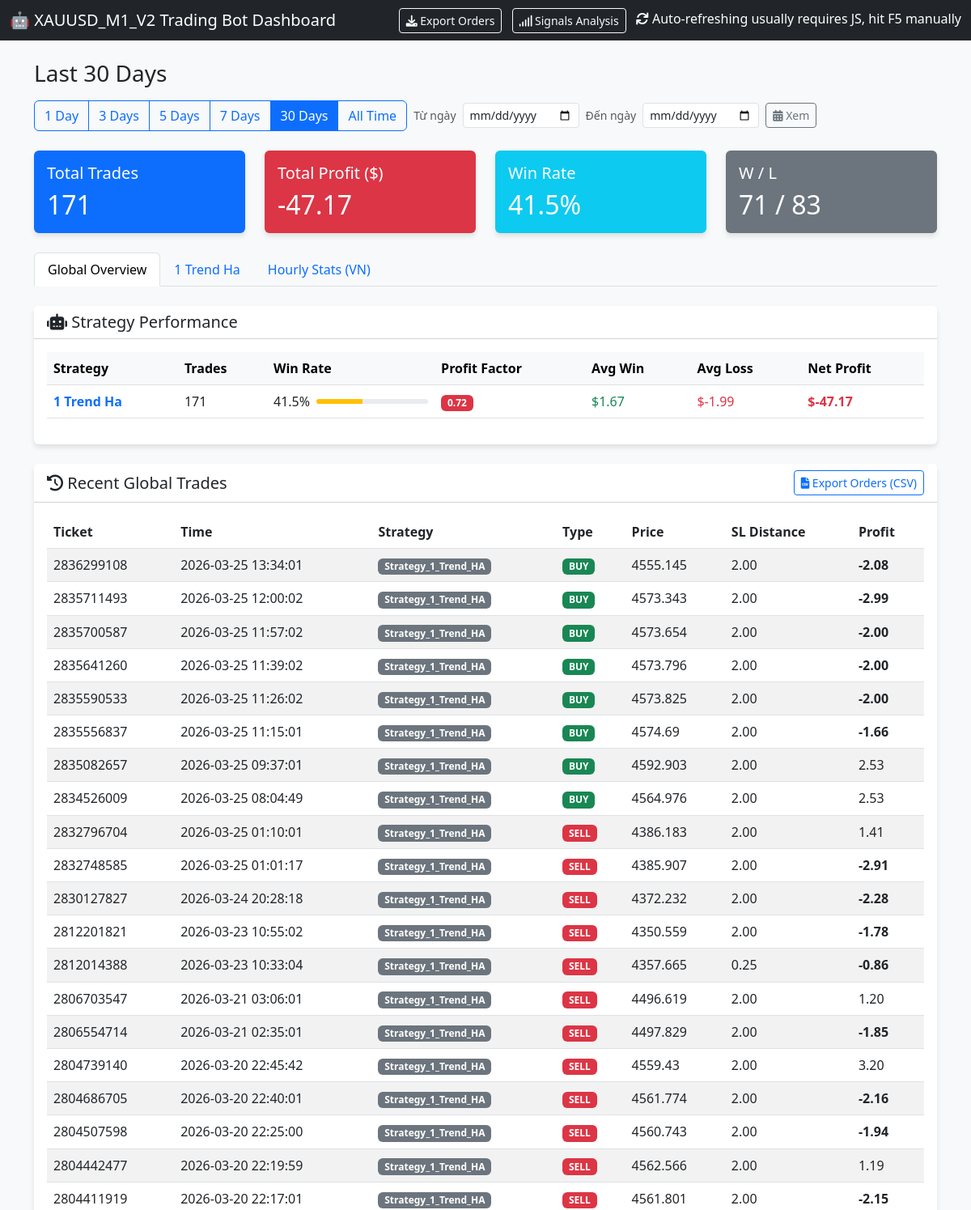
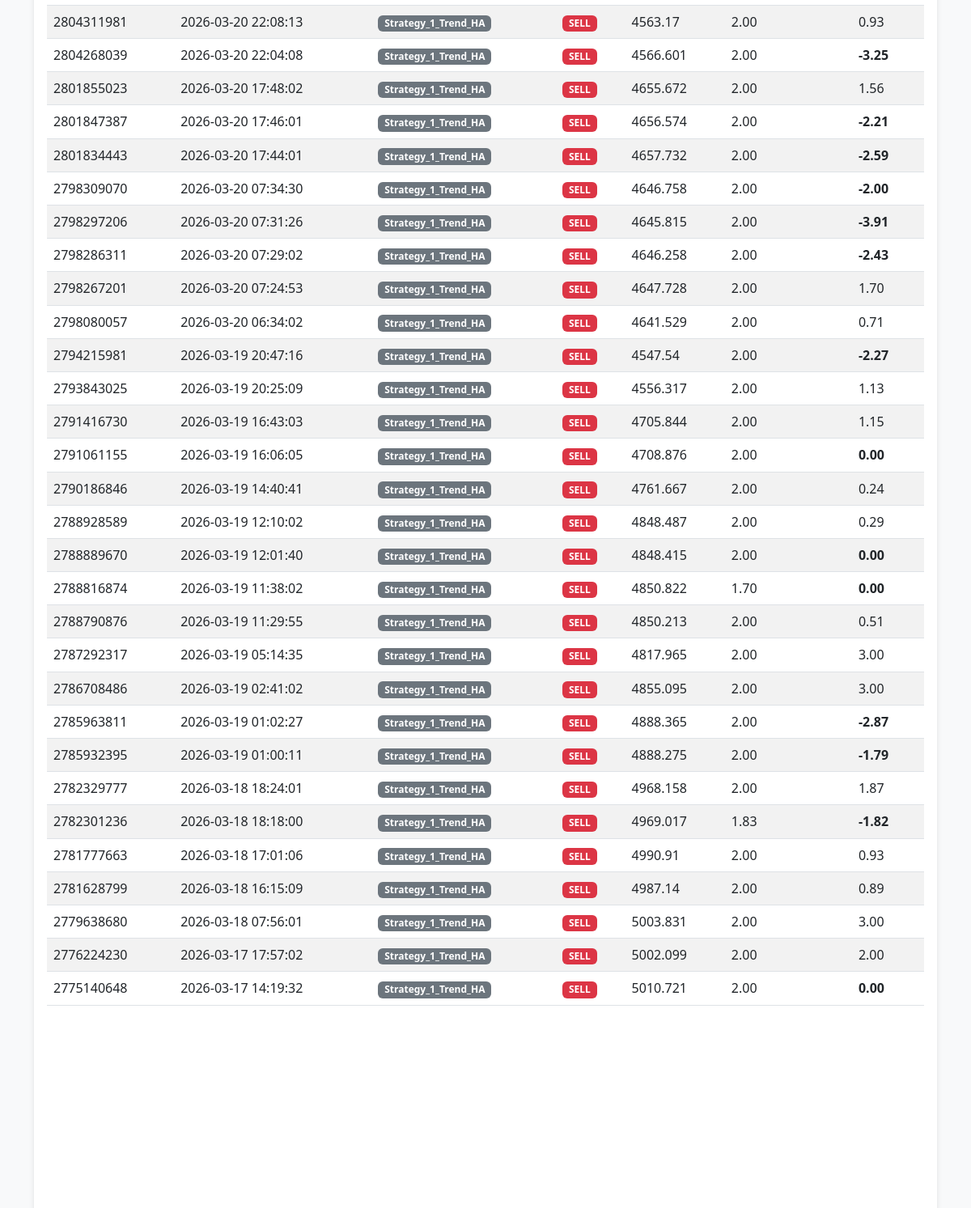
Before: / (upper part) with the older database file (2 pictures, top to bottom).
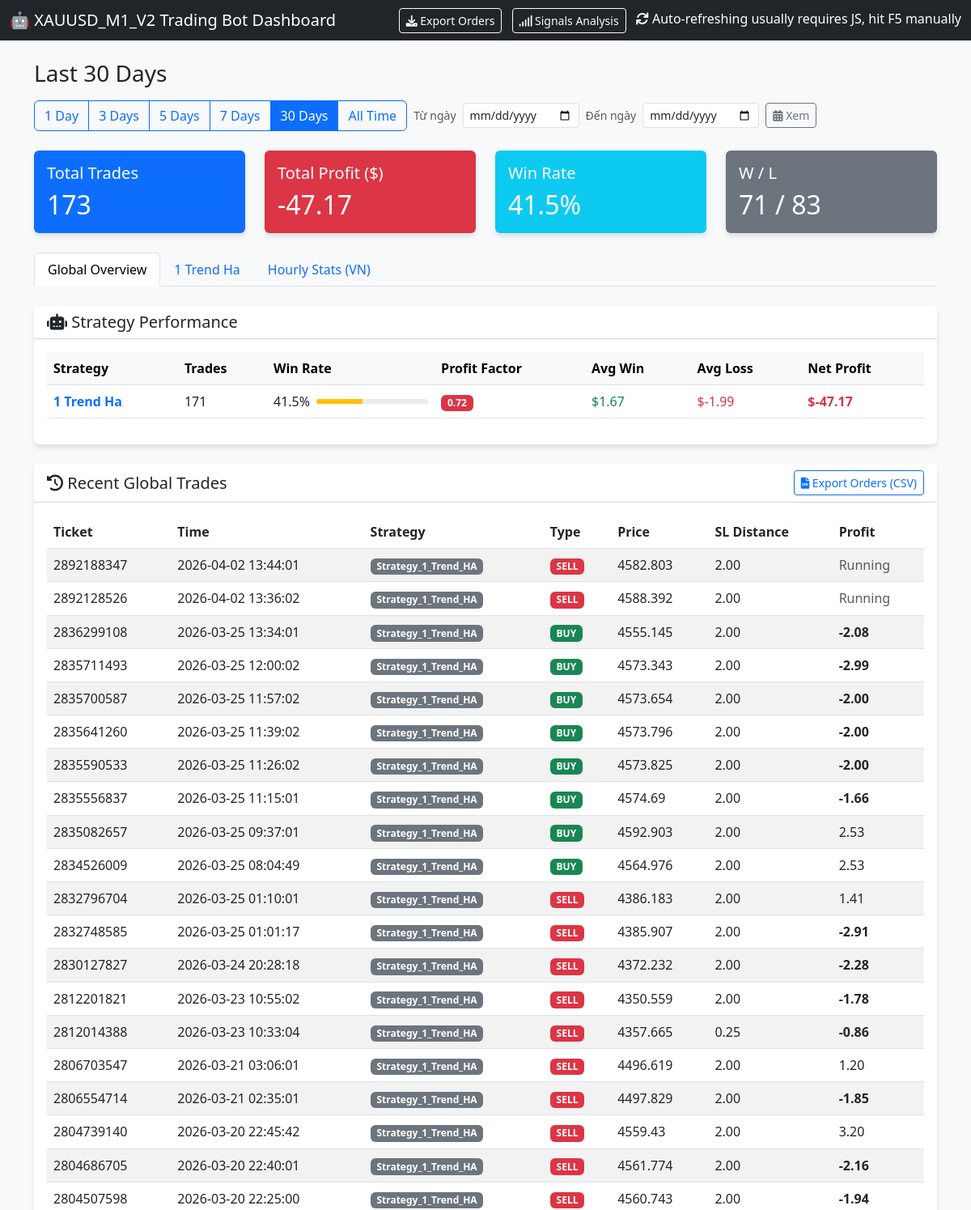
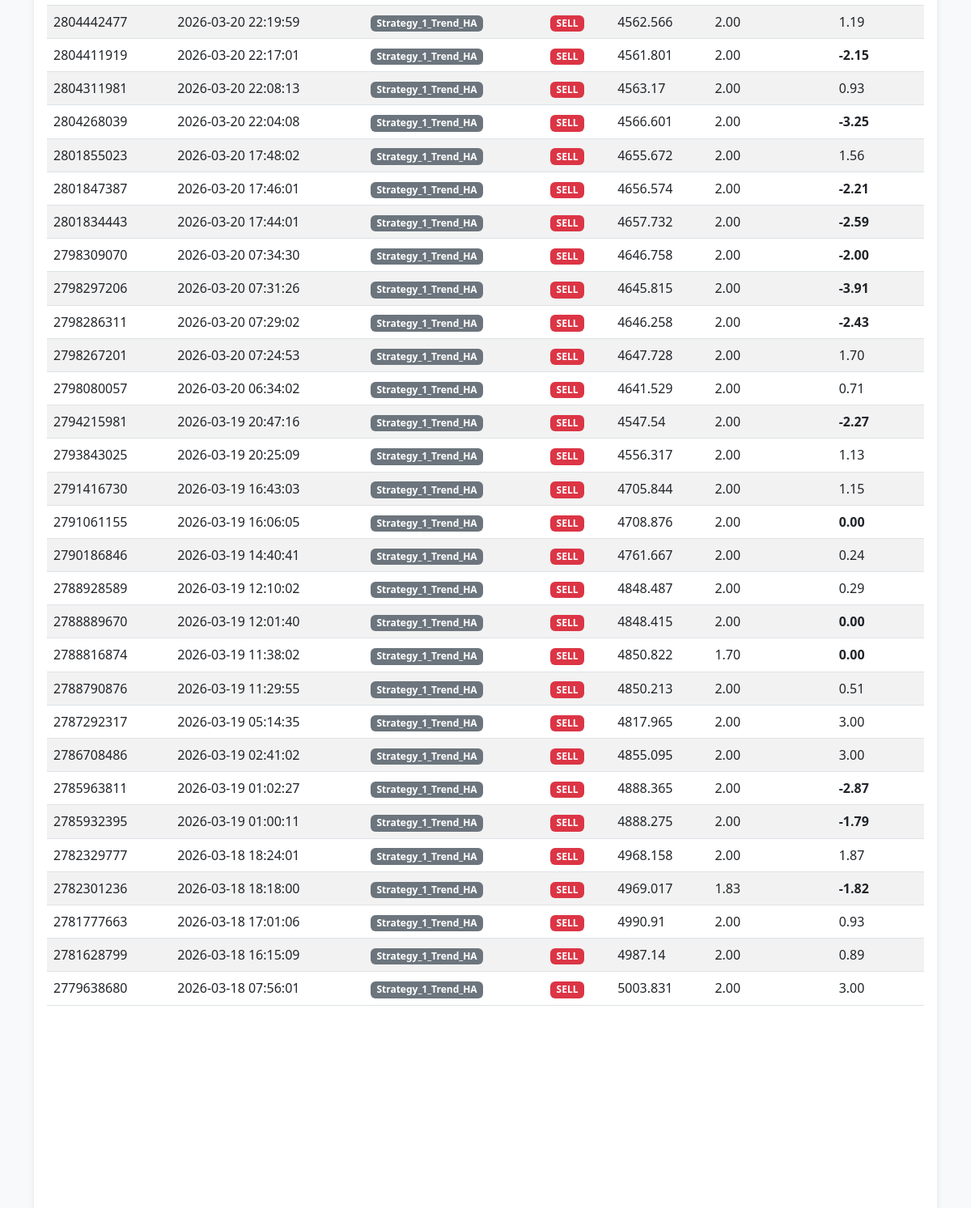
After: the same page with the newer database file (2 pictures, top to bottom).
### tables this page shows
CREATE TABLE orders (
                ticket INTEGER PRIMARY KEY,
                strategy_name TEXT,
                symbol TEXT,
                order_type TEXT,
                volume REAL,
                open_price REAL,
                sl REAL,
                tp REAL,
                open_time DATETIME,
                close_price REAL,
                profit REAL,
                comment TEXT,
                account_id INTEGER DEFAULT 0
            );

### dashboard.py (the view)
@app.route('/')
def index():
    cur = get_db().cursor()
    from_date_param = request.args.get('from_date', '').strip()
    to_date_param = request.args.get('to_date', '').strip()
    days_param = request.args.get('days', '30')
    if from_date_param and to_date_param:
        parsed = _parse_date_range(from_date_param, to_date_param)
        if parsed:
            cutoff_date, end_str, filter_label = parsed
            cutoff_str = cutoff_date.strftime("%Y-%m-%d %H:%M:%S")
            current_filter = 'range'
            cur.execute(
                "SELECT * FROM orders WHERE open_time >= ? AND open_time <= ? ORDER BY open_time DESC",
                (cutoff_str, end_str)
            )
            orders = cur.fetchall()
            cur.execute(
                "SELECT * FROM signals WHERE timestamp >= ? AND timestamp <= ? ORDER BY timestamp DESC LIMIT 50",
                (cutoff_str, end_str)
            )
            signals = cur.fetchall()
        else:
            from_date_param = ''
            to_date_param = ''
            parsed = None
    else:
        parsed = None
    if parsed is None:
        if days_param == "all":
            cutoff_date = datetime(2000, 1, 1)
            filter_label = "All Time"
            current_filter = "all"
        else:
            try:
                days = int(days_param)
                if days == 1:
                    filter_label = "Today"
                else:
                    filter_label = f"Last {days} Days"
            except Exception:
                days = 30
                filter_label = "Last 30 Days"
            current_filter = days_param
            now_vn = datetime.utcnow() + timedelta(hours=7)
            start_of_today_vn = now_vn.replace(hour=0, minute=0, second=0, microsecond=0)
            start_date_vn = start_of_today_vn - timedelta(days=days - 1)
            cutoff_date = start_date_vn - timedelta(hours=7)
        cutoff_str = cutoff_date.strftime("%Y-%m-%d %H:%M:%S")
        cur.execute("SELECT * FROM orders WHERE open_time >= ? ORDER BY open_time DESC", (cutoff_str,))
        orders = cur.fetchall()
        cur.execute("SELECT * FROM signals WHERE timestamp >= ? ORDER BY timestamp DESC LIMIT 50", (cutoff_str,))
        signals = cur.fetchall()
    total_trades = len(orders)
    total_profit = sum([o['profit'] for o in orders if o['profit'] is not None])
    wins = len([o for o in orders if o['profit'] is not None and o['profit'] > 0])
    losses = len([o for o in orders if o['profit'] is not None and o['profit'] < 0])
    win_rate = (wins / total_trades * 100) if total_trades > 0 else 0
    cur.execute("SELECT DISTINCT strategy_name FROM orders WHERE strategy_name IS NOT NULL AND strategy_name != ''")
    strategies = [row['strategy_name'] for row in cur.fetchall()]
    display_order_config = load_display_order_config()
    bot_stats = []
    now_vn_30d = datetime.utcnow() + timedelta(hours=7)
    start_of_today_vn_30d = now_vn_30d.replace(hour=0, minute=0, second=0, microsecond=0)
    start_date_vn_30d = start_of_today_vn_30d - timedelta(days=29)  # 30 days including today
    cutoff_date_30d = start_date_vn_30d - timedelta(hours=7)
    cutoff_str_30d = cutoff_date_30d.strftime("%Y-%m-%d %H:%M:%S")
    cur.execute("SELECT * FROM orders WHERE open_time >= ? AND profit IS NOT NULL ORDER BY open_time DESC", (cutoff_str_30d,))
    orders_30d = cur.fetchall()
    for strat in strategies:
        s_orders = [o for o in orders if o['strategy_name'] == strat and o['profit'] is not None]
        s_total = len(s_orders)
        if s_total == 0: continue
        s_wins = [o for o in s_orders if o['profit'] > 0]
        s_losses = [o for o in s_orders if o['profit'] < 0]
        s_gross_profit = sum([o['profit'] for o in s_wins])
        s_gross_loss = abs(sum([o['profit'] for o in s_losses]))
        s_net_profit = sum([o['profit'] for o in s_orders])
        s_avg_win = (s_gross_profit / len(s_wins)) if s_wins else 0.0
        s_avg_loss = (s_gross_loss / len(s_losses)) if s_losses else 0.0 # Positive number for display
        pf = (s_gross_profit / s_gross_loss) if s_gross_loss > 0 else 99.9
        win_rate = (len(s_wins) / s_total) * 100
        display_name = format_strategy_name(strat)
        bot_stats.append({
            "raw_name": strat, # Added for template filtering
            "name": display_name,
            "trades": s_total,
            "win_rate": win_rate,
            "pf": pf,
            "avg_win": s_avg_win,
            "avg_loss": -s_avg_loss, # Make negative for display
            "net_profit": s_net_profit,
            "chart_data": [] # Placeholder
        })
        chart_orders = sorted(s_orders, key=lambda x: x['open_time'])
        equity = 0
        points = []
        for o in chart_orders:
            equity += o['profit']
            points.append({
                'x': o['open_time'],
                'y': equity
            })
        bot_stats[-1]['chart_data'] = points
        s_orders_30d = [o for o in orders_30d if o['strategy_name'] == strat]
        daily_pnl = process_daily_pnl(s_orders_30d)
        bot_stats[-1]['daily_pnl'] = daily_pnl
    if display_order_config and len(display_order_config) > 0:
        def get_sort_key(bot):
            raw_name = bot['raw_name']
            if raw_name in display_order_config:
                return (0, display_order_config.index(raw_name))  # Custom order first
            else:
                return (1, -bot['net_profit'])  # Then by net profit (descending)
        bot_stats.sort(key=get_sort_key)
    else:
        bot_stats.sort(key=lambda x: (-x['net_profit'], -x['trades']))
    hourly_stats = process_hourly_stats(orders)
    return render_template('index.html',
                           orders=orders,
                           signals=signals,
                           total_trades=total_trades,
                           total_profit=total_profit,
                           win_rate=win_rate,
                           wins=wins,
                           losses=losses,
                           bot_stats=bot_stats,
                           hourly_stats=hourly_stats,
                           current_filter=current_filter,
                           filter_label=filter_label,
                           from_date=from_date_param if from_date_param else '',
                           to_date=to_date_param if to_date_param else '')

### templates/index.html (shortened to what the changed rows need)
<!DOCTYPE html>
<html lang="en">
<head>
    <link href="https://cdn.jsdelivr.net/npm/bootstrap@5.3.0/dist/css/bootstrap.min.css" rel="stylesheet">
    <link href="https://cdnjs.cloudflare.com/ajax/libs/font-awesome/6.0.0/css/all.min.css" rel="stylesheet">
</head>
<body>
    <div class="container">
        <div class="row mb-4">
            <div class="col-md-3">
                <div class="card bg-primary text-white">
                    <div class="card-body">
                        <h5 class="card-title">Total Trades</h5>
                        <h2 class="card-text">{{ total_trades }}</h2>
                    </div>
                </div>
            </div>
            <div class="col-md-3">
                <div class="card {% if total_profit >= 0 %}bg-success{% else %}bg-danger{% endif %} text-white">
                    <div class="card-body">
                        <h2 class="card-text">{{ "%.2f"|format(total_profit) }}</h2>
                    </div>
                </div>
            </div>
            <div class="col-md-3">
                <div class="card bg-info text-white">
                    <div class="card-body">
                        <h2 class="card-text">{{ "%.1f"|format(win_rate) }}%</h2>
                    </div>
                </div>
            </div>
            <div class="col-md-3">
                <div class="card bg-secondary text-white">
                    <div class="card-body">
                        <h2 class="card-text">{{ wins }} / {{ losses }}</h2>
                    </div>
                </div>
            </div>
        </div>
        <ul class="nav nav-tabs mb-4" id="myTab" role="tablist">
            {% for bot in bot_stats %}
            <li class="nav-item" role="presentation">
                <button class="nav-link" id="tab-{{ loop.index }}" data-bs-toggle="tab"
                    data-bs-target="#content-{{ loop.index }}" type="button" role="tab"
                    aria-controls="content-{{ loop.index }}" aria-selected="false">{{ bot.name }}</button>
            </li>
            {% endfor %}
        </ul>
        <div class="tab-content" id="myTabContent">
            <div class="tab-pane fade show active" id="overview" role="tabpanel" aria-labelledby="overview-tab">
                <div class="card mb-4">
                    <div class="card-body">
                        <div class="table-responsive">
                            <table class="table table-hover align-middle">
                                <thead class="table-light">
                                    <tr>
                                        <th>Strategy</th>
                                        <th>Trades</th>
                                        <th>Win Rate</th>
                                        <th>Profit Factor</th>
                                        <th>Avg Win</th>
                                        <th>Avg Loss</th>
                                        <th>Net Profit</th>
                                    </tr>
                                </thead>
                                <tbody>
                                    {% for bot in bot_stats %}
                                    <tr>
                                        <td class="fw-bold text-primary">{{ bot.name }}</td>
                                        <td>{{ bot.trades }}</td>
                                        <td>
                                            <div class="d-flex align-items-center">
                                                <span class="me-2">{{ "%.1f"|format(bot.win_rate) }}%</span>
                                                <div class="progress flex-grow-1" style="height: 6px; width: 60px;">
                                                    <div class="progress-bar {% if bot.win_rate >= 50 %}bg-success{% else %}bg-warning{% endif %}"
                                                        role="progressbar" style="width: {{ bot.win_rate }}%"></div>
                                                </div>
                                            </div>
                                        </td>
                                        <td>
                                            {% if bot.pf >= 1.5 %}
                                            <span class="badge bg-success">{{ "%.2f"|format(bot.pf) }}</span>
                                            {% elif bot.pf >= 1.0 %}
                                            <span class="badge bg-primary">{{ "%.2f"|format(bot.pf) }}</span>
                                            {% else %}
                                            <span class="badge bg-danger">{{ "%.2f"|format(bot.pf) }}</span>
                                            {% endif %}
                                        </td>
                                        <td class="text-success">{{ "$%.2f"|format(bot.avg_win) }}</td>
                                        <td class="text-danger">{{ "$%.2f"|format(bot.avg_loss) }}</td>
                                        <td
                                            class="{% if bot.net_profit <= 0 %}fw-bold{% endif %} {% if bot.net_profit >= 0 %}text-success{% else %}text-danger{% endif %}">
                                            {{ "$%.2f"|format(bot.net_profit) }}
                                        </td>
                                    </tr>
                                    {% endfor %}
                                </tbody>
                            </table>
                        </div>
                    </div>
                </div>
                <div class="card mb-4">
                    <div class="card-body">
                        <div class="table-responsive">
                            <table class="table table-hover table-striped">
                                <thead>
                                    <tr>
                                        <th>Ticket</th>
                                        <th>Time</th>
                                        <th>Strategy</th>
                                        <th>Type</th>
                                        <th>Price</th>
                                        <th>SL Distance</th>
                                        <th>Profit</th>
                                    </tr>
                                </thead>
                                <tbody>
                                    {% for order in orders[:50] %}
                                    <tr>
                                        <td>{{ order.ticket }}</td>
                                        <td>{{ order.open_time | to_vn_time }}</td>
                                        <td><span class="badge bg-secondary">{{ order.strategy_name }}</span></td>
                                        <td>
                                            {% if order.order_type == 'BUY' %}
                                            <span class="badge badge-buy">BUY</span>
                                            {% else %}
                                            <span class="badge badge-sell">SELL</span>
                                            {% endif %}
                                        </td>
                                        <td>{{ order.open_price }}</td>
                                        <td>
                                            {% if order.sl and order.open_price %}
                                                {% if order.order_type == 'BUY' %}
                                                    {{ "%.2f"|format(order.open_price - order.sl) }}
                                                {% else %}
                                                    {{ "%.2f"|format(order.sl - order.open_price) }}
                                                {% endif %}
                                            {% else %}
                                                <span class="text-muted">-</span>
                                            {% endif %}
                                        </td>
                                        <td
                                            class="{% if order.profit is not none and order.profit >= 0 %}profit-pos{% elif order.profit is not none %}profit-neg{% endif %} {% if order.profit is not none and order.profit <= 0 %}fw-bold{% endif %}">
                                            {% if order.profit is not none %}
                                            {{ "%.2f"|format(order.profit) }}
                                            {% else %}
                                            <span class="text-muted">Running</span>
                                            {% endif %}
                                        </td>
                                    </tr>
                                    {% endfor %}
                                </tbody>
                            </table>
                        </div>
                    </div>
                </div>
            </div>
        </div>
    </div>
</body>
</html>

Changed rows visible on the page:
no longer on this page (row unchanged): orders: ticket "2776224230", open_time|to_vn_time "2026-03-17 17:57:02", strategy_name "Strategy_1_Trend_HA", order_type "SELL", open_price "5002.099", order.sl-order.open_price "2.00", profit "2.00"
no longer on this page (row unchanged): orders: ticket "2775140648", open_time|to_vn_time "2026-03-17 14:19:32", strategy_name "Strategy_1_Trend_HA", order_type "SELL", open_price "5010.721", order.sl-order.open_price "2.00", profit "0.00"
added orders: ticket "2892188347", open_time|to_vn_time "2026-04-02 13:44:01", strategy_name "Strategy_1_Trend_HA", order_type "SELL", open_price "4582.803", order.sl-order.open_price "2.00", shows "Running"
added orders: ticket "2892128526", open_time|to_vn_time "2026-04-02 13:36:02", strategy_name "Strategy_1_Trend_HA", order_type "SELL", open_price "4588.392", order.sl-order.open_price "2.00", shows "Running"
Other visible differences:
{{ total_trades }}: "171" → "173"
